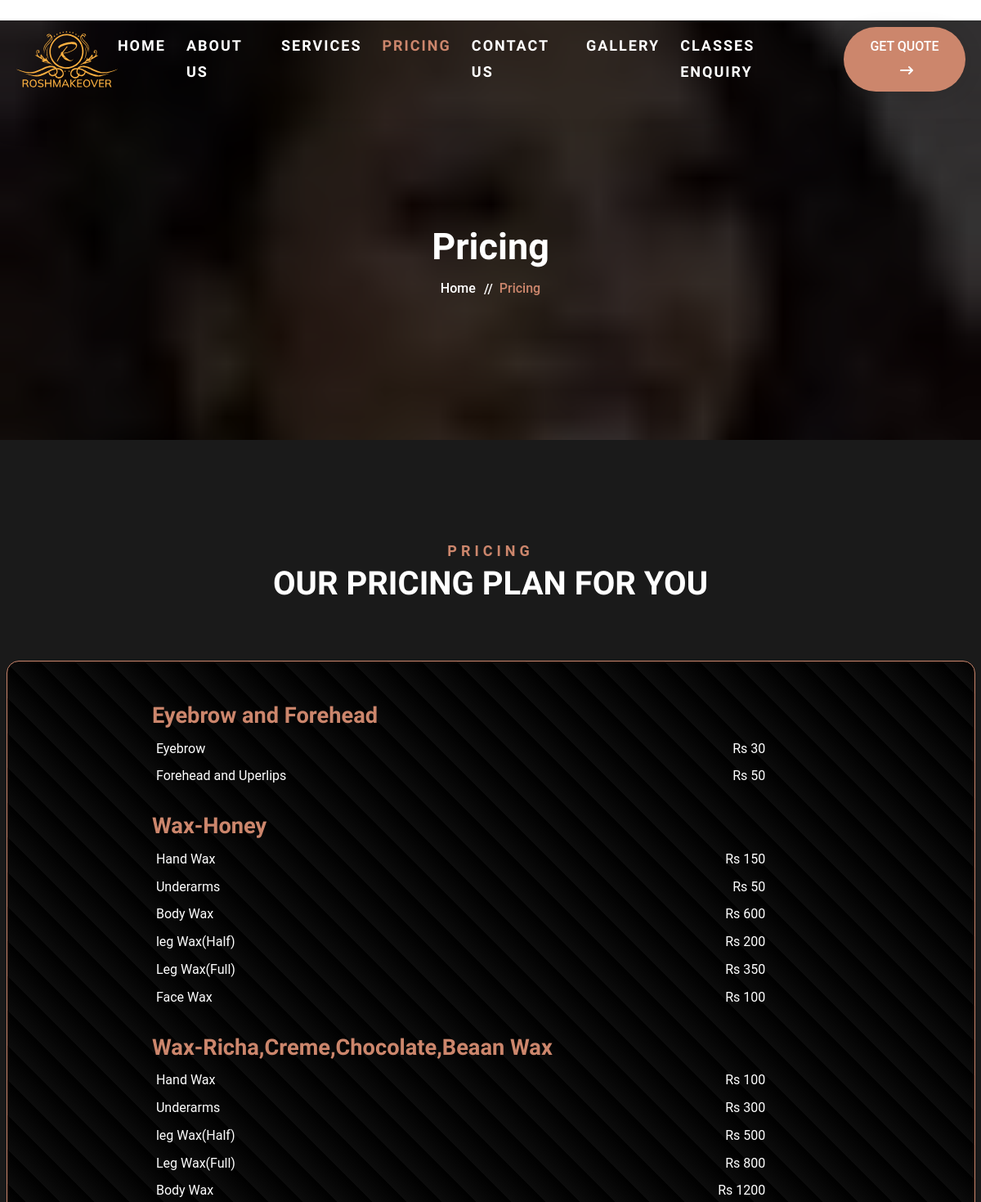
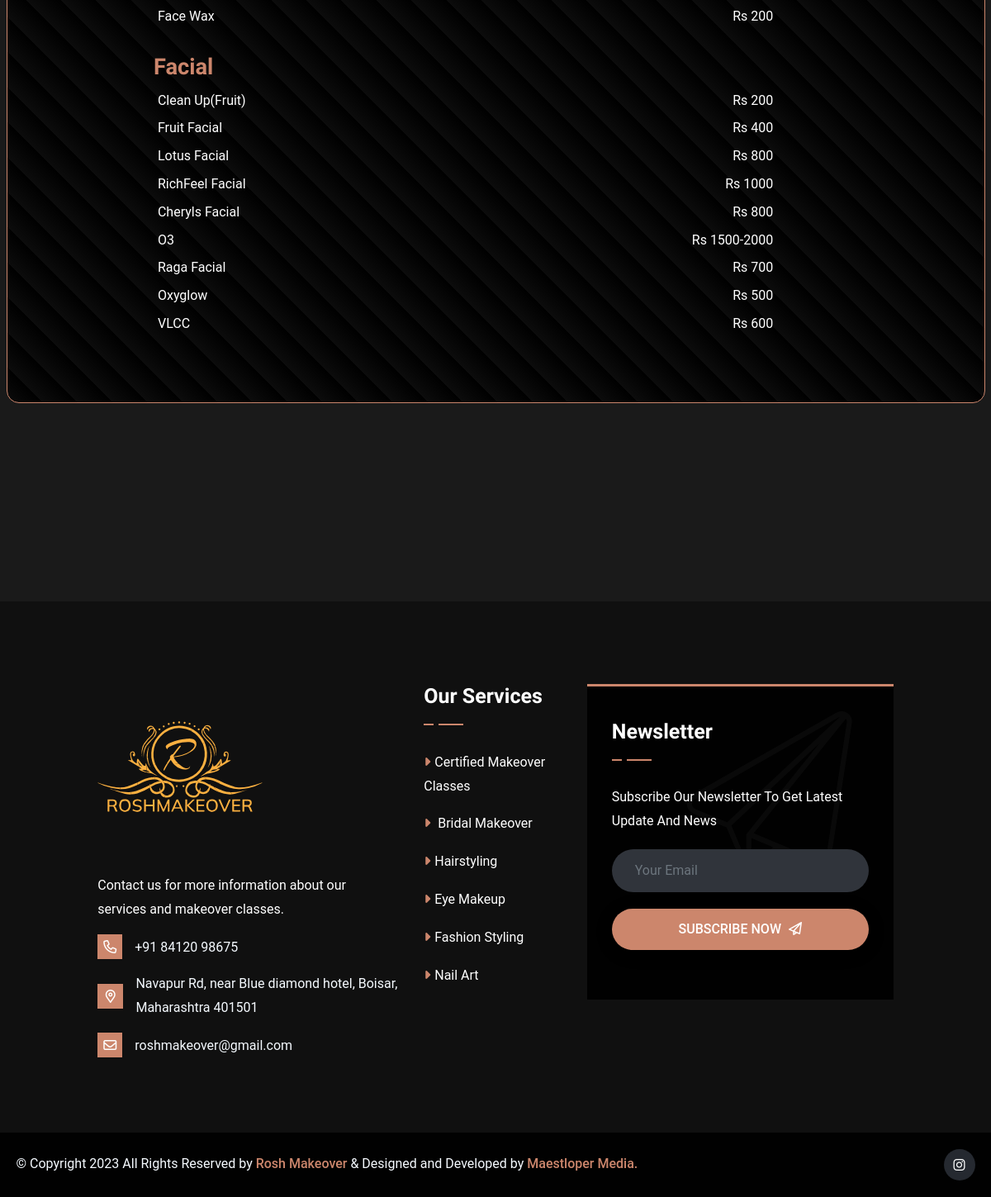
/pricing.php, run on the app's committed database (2 pictures, top to bottom).
### tables this page shows
CREATE TABLE `category1` (
  `id` int(11) NOT NULL,
  `service` varchar(191) NOT NULL,
  `price` varchar(191) NOT NULL
);

CREATE TABLE `category2` (
  `id` int(11) NOT NULL,
  `service` varchar(191) NOT NULL,
  `price` varchar(191) NOT NULL
);

CREATE TABLE `category3` (
  `id` int(11) NOT NULL,
  `service` varchar(191) NOT NULL,
  `price` varchar(191) NOT NULL
);

CREATE TABLE `category4` (
  `id` int(11) NOT NULL,
  `service` varchar(191) NOT NULL,
  `price` varchar(191) NOT NULL
);

### functions/userfunction.php (called while the page is built, shortened)
<?php
include('config/dbcon.php');
function getAllPrice($table){
    global $con;
    $price_query = "SELECT * FROM `$table`";
    return $price_query_run = mysqli_query($con, $price_query);
}
?>

### pricing.php (the view)
<?php
include('includes/header.php');
include('functions/userfunction.php');
?>
<main class="main">
    <div class="site-breadcrumb" style="background: url(images/about-us/me.jpg)">
        <div class="container">
            <h2 class="breadcrumb-title">Pricing</h2>
            <ul class="breadcrumb-menu">
                <li><a href="index.php">Home</a></li>
                <li class="active">Pricing</li>
            </ul>
        </div>
    </div>
    <div class="pricing-area bg py-120">
        <div class="container">
            <div class="row">
                <div class="col-lg-6 mx-auto">
                    <div class="site-heading text-center">
                        <span class="site-title-tagline">pricing</span>
                        <h2 class="site-title" style="color: white">
                            Our pricing Plan For You
                        </h2>
                    </div>
                </div>
                <div class="pricing-area bg py-120">
                    <div class="regular-chart container">
                        <ul>
                            <h2>Eyebrow and Forehead</h2>
                            <?php
                                $category1 = getAllPrice('category1');
                                if(mysqli_num_rows($category1) > 0) {
                                    foreach($category1 as $item1) {
                                        ?>
                                            <li>
                                                <p><?= $item1['service']; ?></p>
                                                <span>Rs <?= $item1['price']; ?></span>
                                            </li>
                                        <?php
                                    }
                                }
                            ?>
                        </ul>
                        <ul>
                            <h2>Wax-Honey</h2>
                            <?php
                                $category2 = getAllPrice('category2');
                                if(mysqli_num_rows($category2) > 0) {
                                    foreach($category2 as $item2) {
                                        ?>
                                            <li>
                                                <p><?= $item2['service']; ?></p>
                                                <span>Rs <?= $item2['price']; ?></span>
                                            </li>
                                        <?php
                                    }
                                }
                            ?>
                        </ul>
                        <ul>
                            <h2>Wax-Richa,Creme,Chocolate,Beaan Wax</h2>
                            <?php
                                $category3 = getAllPrice('category3');
                                if(mysqli_num_rows($category3) > 0) {
                                    foreach($category3 as $item3) {
                                        ?>
                                            <li>
                                                <p><?= $item3['service']; ?></p>
                                                <span>Rs <?= $item3['price']; ?></span>
                                            </li>
                                        <?php
                                    }
                                }
                            ?>
                        </ul>
                        <ul>
                            <h2>Facial</h2>
                            <?php
                                $category4 = getAllPrice('category4');
                                if(mysqli_num_rows($category4) > 0) {
                                    foreach($category4 as $item4) {
                                        ?>
                                            <li>
                                                <p><?= $item4['service']; ?></p>
                                                <span>Rs <?= $item4['price']; ?></span>
                                            </li>
                                        <?php
                                    }
                                }
                            ?>
                        </ul>
                    </div>
                </div>
            </div>
        </div>
    </div>
</main>
<?php include('includes/footer.php') ?>

### includes/header.php (shortened to what this page needs)
<!DOCTYPE html>
<html lang="en">
<head>
    <link rel="stylesheet" href="assets/css/popupform.css" />
    <link href="assets/plugins/simplebar/css/simplebar.css" rel="stylesheet" />
    <link rel="stylesheet" href="assets/css/bootstrap.min.css" />
    <link href="assets/css/pace.min.css" rel="stylesheet" />
    <link rel="stylesheet" href="assets/css/all-fontawesome.min.css" />
    <link rel="stylesheet" href="assets/css/flaticon.css" />
    <link rel="stylesheet" href="assets/css/animate.min.css" />
    <link rel="stylesheet" href="assets/css/magnific-popup.min.css" />
    <link rel="stylesheet" href="assets/css/owl.carousel.min.css" />
    <link rel="stylesheet" href="assets/css/style.css" />
    <link href="assets/css/icons.css" rel="stylesheet" />
</head>
<body>
    <?php include('navbar.php') ?>

### includes/navbar.php (shortened to what this page needs)
<?php
    $page = substr($_SERVER['SCRIPT_NAME'], strrpos($_SERVER['SCRIPT_NAME'], '/')+1);
?>
<header class="header">
    <div class="main-navigation">
        <nav class="navbar navbar-expand-lg">
            <div class="container">
                <a class="navbar-brand" href="index.php">
                    <img src="assets/img/logo/rosh logo.svg" alt="logo" />
                </a>
                <div class="collapse navbar-collapse" id="main_nav">
                    <ul class="navbar-nav">
                        <li class="nav-item dropdown">
                            <a class="nav-link <?= $page == 'index.php'? "active":"" ?>" href="
                                index.php">Home</a>
                        </li>
                        <li class="nav-item">
                            <a class="nav-link <?= $page == 'about.php'? "active":"" ?>" href="about.php">About
                                Us</a>
                        </li>
                        <li class="nav-item">
                            <a class="nav-link <?= $page == 'service.php'? "active":"" ?>" href="service.php">Services</a>
                        </li>
                        <li class="nav-item">
                            <a class="nav-link <?= $page == 'pricing.php'? "active":"" ?>" href="pricing.php">PRICING</a>
                        </li>
                        <li class="nav-item">
                            <a class="nav-link <?= $page == 'contact.php'? "active":"" ?>" href="contact.php">Contact Us</a>
                        </li>
                        <li class="nav-item">
                            <a class="nav-link <?= $page == 'gallery.php'? "active":"" ?>" href="gallery.php">gallery</a>
                        </li>
                        <li class="nav-item">
                            <a class="nav-link <?= $page == 'classes-enquiry.php'? "active":"" ?>" href="classes-enquiry.php">Classes Enquiry
                            </a>
                        </li>
                    </ul>
                    <div class="header-nav-right">
                        <div class="header-btn">
                            <a href="contact.php" class="theme-btn">Get Quote<i class="fas fa-long-arrow-right"></i></a>
                        </div>
                    </div>
                </div>
            </div>
        </nav>
    </div>
</header>

### includes/footer.php (shortened to what this page needs)
<footer class="footer-area">
    <div class="footer-widget">
        <div class="container">
            <div class="row footer-widget-wrapper pt-100 pb-70 justify-content-center">
                <div class="col-md-6 col-lg-4">
                    <div class="footer-widget-box about-us">
                        <a href="#" class="footer-logo">
                            <img src="assets/img/logo/Rosh logo.svg" alt />
                        </a>
                        <p class="mb-3">
                            Contact us for more information about our services and
                            makeover classes.
                        </p>
                        <ul class="footer-contact">
                            <li>
                                <a href="tel:+91 84120 98675"><i class="far fa-phone"></i>+91 84120 98675</a>
                            </li>
                            <li>
                                <i class="far fa-map-marker-alt"></i>Navapur Rd, near Blue
                                diamond hotel, Boisar, Maharashtra 401501
                            </li>
                            <li>
                                <a
                                    href="https://live.themewild.com/cdn-cgi/l/email-protection#335a5d555c73564b525e435f561d505c5e"><i
                                        class="far fa-envelope"></i><span class="__cf_email__"
                                        data-cfemail="3c55525a537c59445d514c5059125f5351">roshmakeover@gmail.com</span></a>
                            </li>
                        </ul>
                    </div>
                </div>
                <div class="col-md-6 col-lg-2">
                    <div class="footer-widget-box list">
                        <h4 class="footer-widget-title">Our Services</h4>
                        <ul class="footer-list">
                            <li>
                                <a href="javascript: void(0);"><i class="fas fa-caret-right"></i>Certified Makeover
                                    Classes</a>
                            </li>
                            <li>
                                <a href="javascript: void(0);"><i class="fas fa-caret-right"></i> Bridal Makeover</a>
                            </li>
                            <li>
                                <a href="javascript: void(0);"><i class="fas fa-caret-right"></i>Hairstyling</a>
                            </li>
                            <li>
                                <a href="javascript: void(0);"><i class="fas fa-caret-right"></i>Eye Makeup</a>
                            </li>
                            <li>
                                <a href="javascript: void(0);"><i class="fas fa-caret-right"></i>Fashion Styling</a>
                            </li>
                            <li>
                                <a href="javascript: void(0);"><i class="fas fa-caret-right"></i>Nail Art</a>
                            </li>
                        </ul>
                    </div>
                </div>
                <div class="col-md-6 col-lg-4">
                    <div class="footer-newsletter-wrapper">
                        <div class="footer-widget-box list">
                            <h4 class="footer-widget-title">Newsletter</h4>
                            <div class="footer-newsletter">
                                <p>
                                    Subscribe Our Newsletter To Get Latest Update And News
                                </p>
                                <div class="subscribe-form">
                                    <form action="functions/newsubmit.php" method="post">
                                        <input type="email" name="email" class="form-control" placeholder="Your Email" required/>
                                        <button class="theme-btn" type="submit" name="news-sub">
                                            Subscribe Now <i class="far fa-paper-plane"></i>
                                        </button>
                                    </form>
                                </div>
                            </div>
                        </div>
                    </div>
                </div>
            </div>
        </div>
    </div>
    <div class="copyright">
        <div class="container">
            <div class="row">
                <div class="col-md-6 align-self-center">
                    <p class="copyright-text">
                        &copy; Copyright <span id="date">2023</span>
                        All Rights Reserved by
                        <a href="#">
                            Rosh Makeover
                        </a>
                        & Designed and Developed by
                        <a href="#">
                            Maestloper Media.
                        </a>
                    </p>
                </div>
                <div class="col-md-6 align-self-center">
                    <ul class="footer-social">
                        <li>
                            <a href="https://www.instagram.com/roshmakeover/"><i class="fab fa-instagram"></i></a>
                        </li>
                    </ul>
                </div>
            </div>
        </div>
    </div>
</footer>
</body>
</html>

### assets/css/popupform.css (style rules this page uses)
body { font-family: sans-serif; margin:0; line-height: 1.5; }
* { box-sizing: border-box; margin:0; }

### data on the page
category1: service "Eyebrow", price "30"
category1: service "Forehead and Uperlips", price "50"
category2: service "Hand Wax", price "150"
category2: service "Underarms", price "50"
category2: service "Body Wax", price "600"
category2: service "leg Wax(Half)", price "200"
category2: service "Leg Wax(Full)", price "350"
category2: service "Face Wax", price "100"
category3: service "Hand Wax", price "100"
category3: service "Underarms", price "300"
category3: service "leg Wax(Half)", price "500"
category3: service "Leg Wax(Full)", price "800"
category3: service "Body Wax", price "1200"
category3: service "Face Wax", price "200"
category4: service "Clean Up(Fruit)", price "200"
category4: service "Fruit Facial", price "400"
category4: service "Lotus Facial", price "800"
category4: service "RichFeel Facial", price "1000"
category4: service "Cheryls Facial", price "800"
category4: service "O3", price "1500-2000"
category4: service "Raga Facial", price "700"
category4: service "Oxyglow", price "500"
category4: service "VLCC", price "600"
